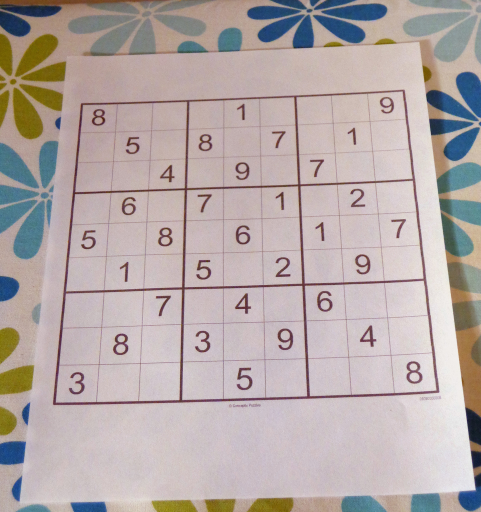
#> input picture sudoku.jpg, 962 x 1024 px, given in place of the camera (shown at 1/2 size)
$ python main.py
#> lines starting #> are read from the running program, lines starting #| are printed output that depends on the picture; after the words box and inside, x2 and y2 are one past the last pixel; in counts of white or black regions, pixels touching at a corner belong together
import cv2
import numpy as np
# import sudoku
import matplotlib.pyplot as plt
from time import sleep
def reorder(myPoints):
    myPoints = myPoints.reshape((4,2))
    myPointsNew= np.zeros((4,1,2) , dtype=np.int32)
    add  = myPoints.sum(1)
    myPointsNew[0] = myPoints[np.argmin(add)]
    myPointsNew[3] = myPoints[np.argmax(add)]
    diff = np.diff(myPoints , axis=1)
    myPointsNew[1] = myPoints[np.argmin(diff)]
    myPointsNew[2] = myPoints[np.argmax(diff)]
    return myPointsNew

def splitBoxis(img):
    rows = np.vsplit(img , 9)
    boxes=[]
    for r in rows:
        # print(r.shape)
        cols = np.hsplit(r,9)
        for box in cols:
            # print(box.shape)
            boxes.append(box)
    return boxes

def splitrow(img):
    rows = np.vsplit(img , 9)
    # [7 lines of commented-out code are left out]
    return rows

#### 6 -  TO DISPLAY THE SOLUTION ON THE IMAGE
def displayNumbers(img,numbers,color = (0,255,0)):
    secW = int(img.shape[1]/9)
    secH = int(img.shape[0]/9)
    for x in range (0,9):
        for y in range (0,9):
            if numbers[(y*9)+x] != 0 :
                 cv2.putText(img, '1',
                               (x*secW+int(secW/2)-10, int((y+0.8)*secH)), cv2.FONT_HERSHEY_COMPLEX_SMALL,
                            2, color, 2, cv2.LINE_AA)
    return img

if __name__ == '__main__':

    cap = cv2.VideoCapture(0)
    while(True):
        ret, frame = cap.read()
#> frame is the input picture: shape (1024, 962, 3); mean B, G, R 167.9, 169.5, 181
        image = frame
        # image = cv2.imread("3213.png")
        # image = cv2.imread("sudoku.jpg")
        cv2.imshow("Image", image)

        gray = cv2.cvtColor(image, cv2.COLOR_BGR2GRAY)
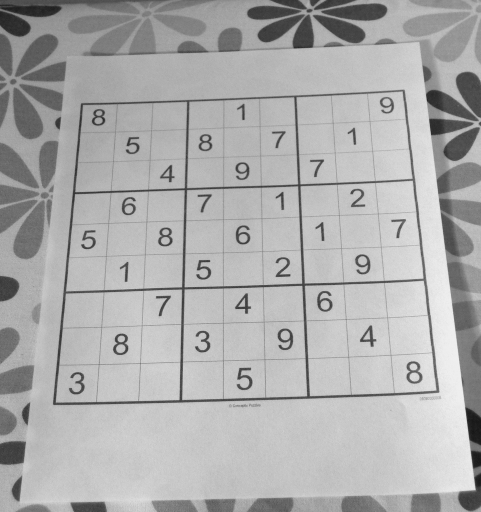
#> gray: shape (1024, 962) (shown at 1/2 size); min 20, max 245, mean 172.8
        cv2.imshow("gray", gray)

        blur = cv2.GaussianBlur(gray, (5, 5), 0)
        cv2.imshow("blur", blur)

        thresh2 = cv2.adaptiveThreshold(blur, 255, 1, 1, 11, 2)
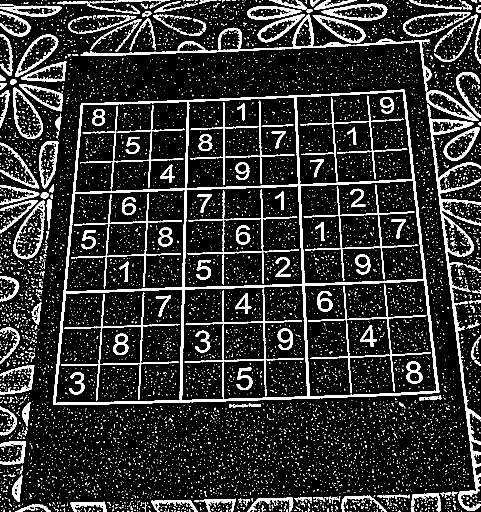
#> thresh2: shape (1024, 962) (shown at 1/2 size); 14.7% white; 8574 white regions (8369 under 20 px)
        cv2.imshow("thresh", thresh2)

        contours, _ = cv2.findContours(thresh2, cv2.RETR_TREE, cv2.CHAIN_APPROX_SIMPLE)
#> contours = 8738 contours, 8509 with area under 20; largest, box (x1, y1, x2, y2) and area: (106, 179, 879, 810) 429164, (608, 560, 874, 794) 54776, (363, 570, 616, 802) 54102, (110, 578, 366, 807) 53160, (600, 360, 848, 568) 45764
        ################################
        # allcontour = image.copy()
        # allcontour = cv2.drawContours(allcontour, contours, -1, (0, 255, 0), 3)
        # cv2.imshow("contourseeeeee", allcontour)
        biggest = np.array([])
        max_area = 0
        c = 0
        # best_cnt = contours[0]
        # print(best_cnt)
        for i in contours:
            area = cv2.contourArea(i)
            if area > 15000:
                peri = cv2.arcLength(i, True)
                approx = cv2.approxPolyDP(i, 0.02 * peri, True)
                if area > max_area and len(approx) == 4 :
                    max_area = area
                    biggest = approx  ## The four vertex points
                    image = cv2.drawContours(image, contours, c, (0, 255, 0), 3)
            c += 1
#> this loop made 8738 passes
#> (i, area) on passes 1 to 3: ([[742, 1023]], 0), ([[699, 1023]], 0), ([[673, 1023]], 0)
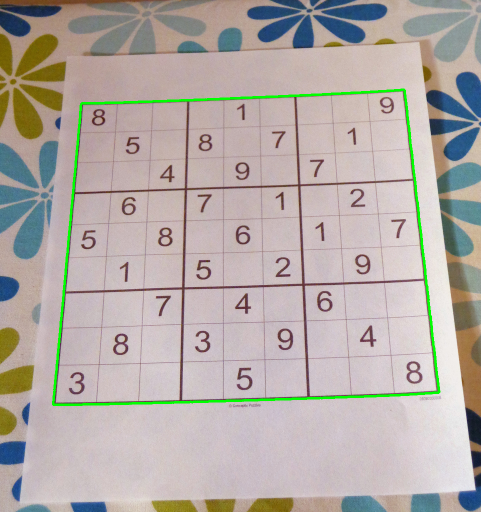
#> image: shape (1024, 962, 3) (shown at 1/2 size); 1.33% of pixels changed, all inside (x1, y1, x2, y2) = (104, 177, 881, 812)
#> after the loop, biggest = [[809, 180], [163, 206], [106, 809], [877, 785]]; c = 8738; max_area = 429163.5

######################################################
        widthImage = 450
        hightImage = 450
        # print(biggest.size)
        if biggest.size == 8 : # The four vertex points
            imgBigcontour = image.copy()
            biggest = reorder(biggest)
#> in reorder, `myPoints = myPoints.reshape((4,2))`: myPoints = [[809, 180], [163, 206], [106, 809], [877, 785]]
#> in reorder, `add  = myPoints.sum(1)`: add = [989, 369, 915, 1662]
#> in reorder, `diff = np.diff(myPoints , axis=1)`: diff = [-629, 43, 703, -92]
#> biggest = [[163, 206], [809, 180], [106, 809], [877, 785]]
            # print(biggest)
            # print('order')
            cv2.drawContours(imgBigcontour , biggest , -1 , (0,0,255), 25)
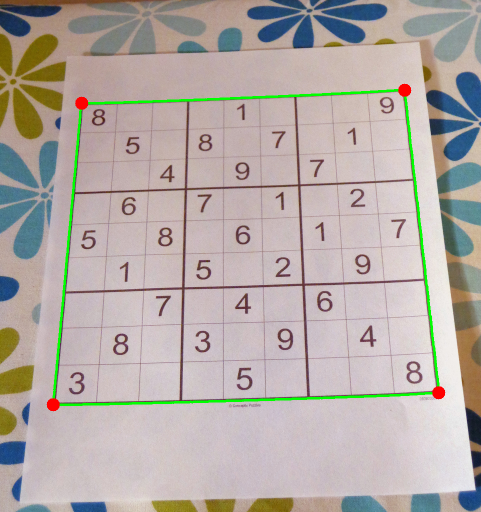
#> imgBigcontour: shape (1024, 962, 3) (shown at 1/2 size); 0.21% of pixels changed, all inside (x1, y1, x2, y2) = (93, 167, 891, 823)
            pts1 = np.float32(biggest)
#> pts1 = [[163, 206], [809, 180], [106, 809], [877, 785]]
            pts2 = np.float32([[0,0] , [widthImage , 0] , [0 , hightImage] , [widthImage , hightImage]])
            matrix = cv2.getPerspectiveTransform(pts1 , pts2)
#> matrix = [[0.76, 0.0718, -138.7], [0.0387, 0.961, -204.3], [3.03e-05, 0.000346, 1]]
            imagewrapcolor1 = cv2.warpPerspective(image , matrix , (widthImage , hightImage))
            cv2.imshow("imagewrapcolor", imagewrapcolor1)
            cv2.imshow("imgBigcontour", imgBigcontour)


            ################################
            #
            #REMOVE LINE
            #
            #
            ################################
            # ### remove all line
            # image = imagewrapcolor1
            # # image = cv2.imread('1.png')
            # result = image.copy()
            # gray = cv2.cvtColor(image, cv2.COLOR_BGR2GRAY)
            #
            # thresh = cv2.threshold(gray, 0, 255, cv2.THRESH_BINARY_INV + cv2.THRESH_OTSU)[1]
            #
            # # Remove horizontal lines
            # horizontal_kernel = cv2.getStructuringElement(cv2.MORPH_RECT, (40, 1))
            # remove_horizontal = cv2.morphologyEx(thresh, cv2.MORPH_OPEN, horizontal_kernel, iterations=2)
            # cnts = cv2.findContours(remove_horizontal, cv2.RETR_EXTERNAL, cv2.CHAIN_APPROX_SIMPLE)
            # cnts = cnts[0] if len(cnts) == 2 else cnts[1]
            # for c in cnts:
            #     cv2.drawContours(result, [c], -1, (255, 255, 255), 5)
            #
            # # Remove vertical lines
            # vertical_kernel = cv2.getStructuringElement(cv2.MORPH_RECT, (1, 40))
            # remove_vertical = cv2.morphologyEx(thresh, cv2.MORPH_OPEN, vertical_kernel, iterations=2)
            # cnts = cv2.findContours(remove_vertical, cv2.RETR_EXTERNAL, cv2.CHAIN_APPROX_SIMPLE)
            # cnts = cnts[0] if len(cnts) == 2 else cnts[1]
            # for c in cnts:
            #     cv2.drawContours(result, [c], -1, (255, 255, 255), 5)

            # cv2.imshow('result', result)
            # cv2.imwrite('result.png', result)

            #########################3


            ### split the image and find digit
            imagewrapcolor = cv2.cvtColor(imagewrapcolor1, cv2.COLOR_BGR2GRAY)
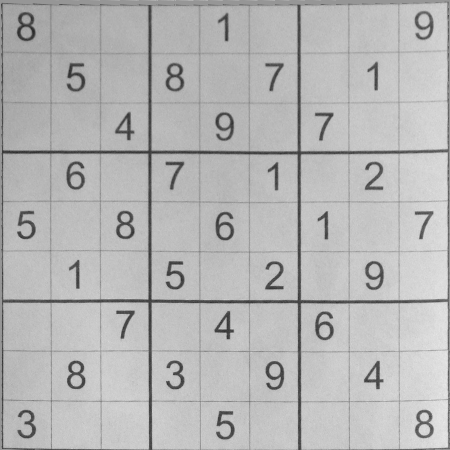
#> imagewrapcolor: shape (450, 450); min 41, max 233, mean 182.7


            kernal = np.ones((5, 5), np.uint8)

            Open = cv2.morphologyEx(imagewrapcolor, cv2.MORPH_OPEN, kernal)
            thresh = cv2.adaptiveThreshold(Open, 255, 1, 1, 11, 2)
#> thresh: shape (450, 450); 13.9% white; 1702 white regions (1665 under 20 px), largest, box (x1, y1, x2, y2) and area: (0, 0, 450, 450) 14996, (302, 156, 446, 299) 1018, (4, 155, 147, 298) 891
            for i in range(10):
                if i == 0:
                    thresh[(i * 50): (i * 50) + 10, :] = 0
                    thresh[:, (i * 50): (i * 50) + 12] = 0
                else:
                    thresh[(i * 50) - 4: (i * 50) + 10, :] = 0
                    thresh[:, (i * 50) - 4: (i * 50) + 12] = 0
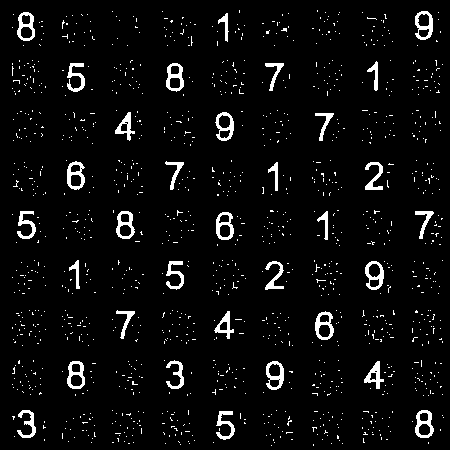
#> thresh: shape (450, 450); 4.7% white; 1256 white regions (1223 under 20 px), largest, box (x1, y1, x2, y2) and area: (415, 11, 433, 40) 262, (315, 311, 334, 340) 262, (415, 410, 434, 438) 262


            cv2.imshow('thresh123', thresh)

            # [5 lines of commented-out code are left out]
            boxes= splitBoxis(thresh)
#> in splitBoxis, `rows = np.vsplit(img , 9)`: rows = 9 items
#> the loop in splitBoxis, `for r in rows:` made 9 passes
#> after the loop in splitBoxis, `for r in rows:`: boxes = 81 items
#> boxes = 81 items
            # [5 lines of commented-out code are left out]

            y = 15
            x = 15
            h = 25
            w = 25
            # [8 lines of commented-out code are left out]
            t = 5
            r = 5
            q = 40
            c = 40

            save = boxes[4][t:t + q, r:r + c]
#> save: shape (40, 40); 8.7% white; 11 white regions (10 under 20 px), largest, box (x1, y1, x2, y2) and area: (13, 8, 24, 37) 117
            zs = cv2.Canny(save, 30, 200) #Perform Edge detection
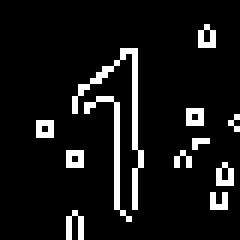
#> zs: shape (40, 40) (shown 6 times larger); 8.6% white in thin lines or dots, all inside (x1, y1, x2, y2) = (6, 4, 40, 40)
            cv2.imshow(" boxes[0] ", zs)

            cell=[]
            cell1 =[]
            yyy=0
            row9 = splitrow(imagewrapcolor1)
#> in splitrow, `rows = np.vsplit(img , 9)`: rows = 9 items
#> row9 = 9 items
            for row9i in row9:
                filename = 'number/{}.jpg'.format(yyy)
                cv2.imwrite(filename, imagewrapcolor1)
                yyy+=1
#> this loop made 9 passes
#> filename on passes 1 to 9: 'number/0.jpg', 'number/1.jpg', 'number/2.jpg', 'number/3.jpg', 'number/4.jpg', 'number/5.jpg', 'number/6.jpg', 'number/7.jpg', 'number/8.jpg'
#> after the loop, yyy = 9
            # for i in range(len(boxes)):
            #
            #     crop = boxes[i][y:y + h, x:x + w]
            #     # save = whiteboxes[i]
            #     n_white_pix = np.sum(crop == 255)
            #     cell1.append(n_white_pix)
            #
            #     ## best 130
            #     if n_white_pix > 90 :
            #         filename = 'number/{}.jpg'.format(i)
            #         save = boxes[i][t:t + q, r:r + c]
            #         # save = cv2.Canny(save, 30, 200)
            #         ret, save = cv2.threshold(save, 127, 255, 0)
            #
            #         # ret, thresh = cv2.threshold(save, 127, 255, 0)
            #         #######################################
            #         #
            #         #extract bounding on the number
            #         #
            #         # img = cv2.imread(save)
            #         #### (img, 140, 255, 0)   between 140 ,150,127
            #         # ret, thresh = cv2.threshold(save, 141, 255, 0)
            #         #
            #         # gray = cv2.cvtColor(thresh, cv2.COLOR_BGR2GRAY)
            #         #
            #         # # (2) threshold-inv and morph-open
            #         # th, threshed = cv2.threshold(gray, 100, 255, cv2.THRESH_OTSU | cv2.THRESH_BINARY_INV)
            #         # morphed = cv2.morphologyEx(threshed, cv2.MORPH_OPEN, np.ones((2, 2)))
            #         # # (3) find and filter contours, then draw on src
            #         # cnts = cv2.findContours(morphed, cv2.RETR_EXTERNAL, cv2.CHAIN_APPROX_SIMPLE)[-2]
            #         # x = y = w = h = 0
            #         # nh, nw = save.shape[:2]
            #         # # crop12=np.array()
            #         # for cnt in cnts:
            #         #     x, y, w, h = cv2.boundingRect(cnt)
            #         #     if h < 0.5 * nh or (x == 0 and y == 0):
            #         #         continue
            #         #     # cv2.rectangle(img, (x, y), (x + w, y + h), (255, 0, 255), 1, cv2.LINE_AA)
            #         #     crop12 = threshed[y:y + h, x:x + w]
            #
            #         cv2.imwrite(filename, save)
            #
            #         # extract bounding on the number
            #         #
            #         ###################################
            #
            #         cell.append(1)
            #     else:
            #         cell.append(0)
            # # cell = np.array(cell).reshape(9,9)
            #
            #
            #
            # imge3 = displayNumbers(imagewrapcolor1, cell, color=(0, 255, 0))
            # cv2.imshow("imge3", imge3)
            # print(np.array(cell1).reshape(9,9))
            ######################## display


        ######################################################
        ## exit run
        if cv2.waitKey(1) & 0xFF == ord('q'):
#> (key q is pressed here)
            break
    # When everything done, release the capture
    cap.release()
    cv2.destroyAllWindows()

    #######################3
    ###############################3
